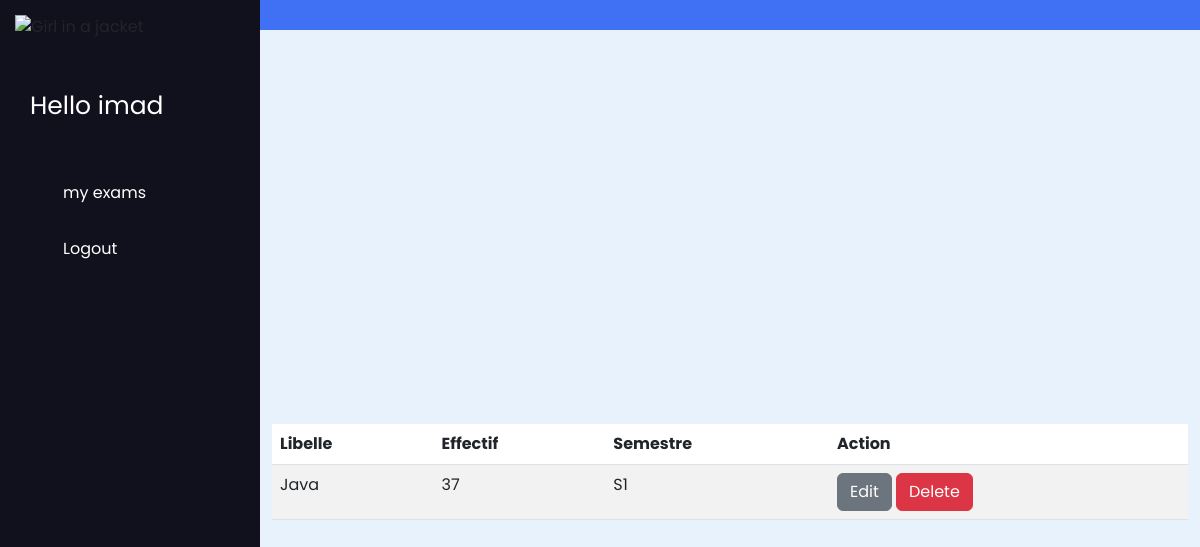
Before: /list_modules/ (signed in) with the older database file.
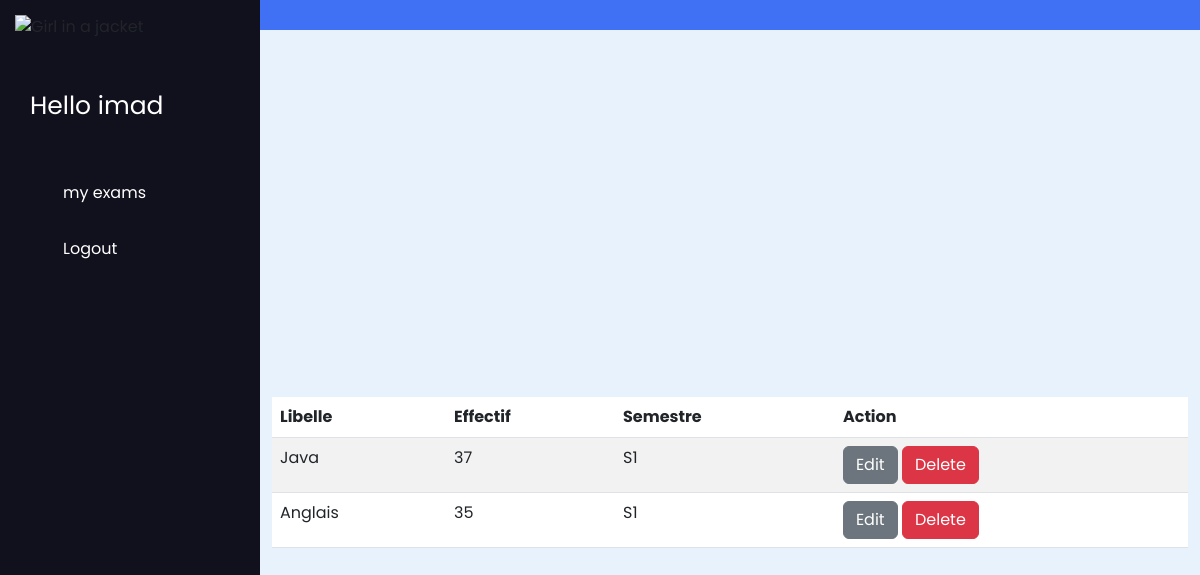
After: the same page with the newer database file.
### exam_app/models.py (models this page shows, shortened)
class Module(models.Model):
    libelle = models.CharField(max_length=30)
    effectif = models.IntegerField()
    semestre = models.ForeignKey('Semestre', on_delete=models.CASCADE)

class Semestre(models.Model):
    libelle = models.CharField(max_length=30)
    date_debut = models.DateField()
    date_fin = models.DateField()
    annee_scolaire = models.CharField(max_length=30)
    formation = models.ForeignKey('Formation', on_delete=models.CASCADE)
    def __str__(self):
        return self.libelle

### exam_app/views.py (the view)
# urls.py: path('list_modules/', moduleListView, name='module_list'),
def moduleListView(request):
    modules = Module.objects.all()
    return render(request, 'module_list.html', {'modules': modules})

### exam_app/templates/module_list.html
{% extends "base.html" %}
{% block content %}
<div class="container">
    <table class="table table-striped">
        <thead>
            <tr>
                <th>Libelle</th>
                <th>Effectif</th>
                <th>Semestre</th>
                <th>Action</th>
            </tr>
        </thead>
        <tbody>
            {% for module in modules %}
            <tr>
                <td>{{ module.libelle }}</td>
                <td>{{ module.effectif }}</td>
                <td>{{ module.semestre }}</td>
                <td>
                    <a href="{% url 'module_update' module.id %}" class="btn btn-secondary">Edit</a>
                    <a href="{% url 'module_delete' module.id %}" class="btn btn-danger">Delete</a>
                </td>
            </tr>
            {% endfor %}
        </tbody>
    </table>
</div>
{% endblock content %}

Changed rows visible on the page:
added Module: libelle "Anglais", effectif "35", semestre "S1"
